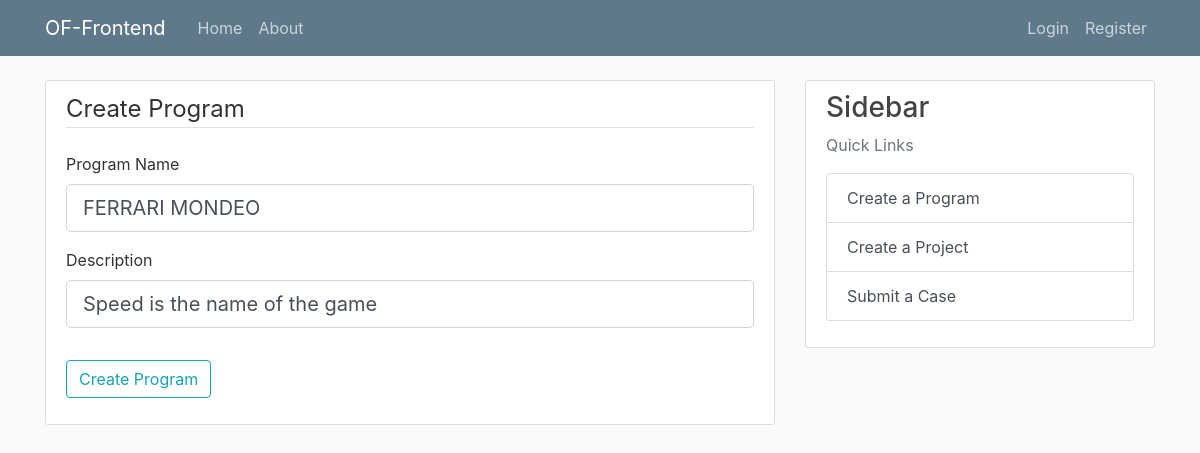
/program/3/update/, run on an earlier commit of the app's database.
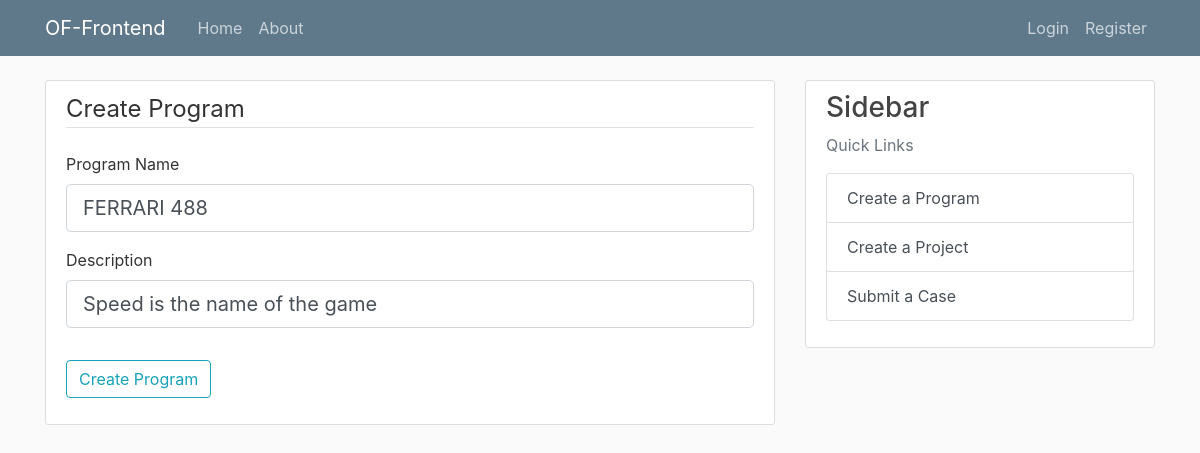
And on a later commit of the database.
### flask_website/models.py (models this page shows, shortened)
class Program(db.Model):
    __tablename__ = "program"
    id = db.Column(db.Integer, primary_key=True)
    name = db.Column(db.String(20), unique=True, nullable=False)
    description = db.Column(db.Text, unique=False, nullable=False)
    created_date = db.Column(db.DateTime, nullable=False, default=datetime.utcnow)
    created_by = db.Column(db.Integer, db.ForeignKey("user.id"), nullable=False)
    project = db.relationship("Project", back_populates="program")  # forward

### flask_website/routes.py (the view)
@login_required
@app.route("/program/<int:program_id>/update/", methods=["GET", "POST"])
def update_program(program_id):
    program = Program.query.get_or_404(program_id)
    form = CreateProgramForm()
    if form.validate_on_submit():
        program.name = form.name.data
        program.description = form.description.data
        db.session.commit()
        flash("Your Program has been updated")
        return redirect(url_for("program", program_id=program_id))
    elif request.method == "GET":
        form.name.data = program.name
        form.description.data = program.description
        return render_template(
            "create_program.html",
            title="Edit a Program",
            form=form,
            legend="Update Program",
        )

### flask_website/forms.py (shortened to what this page needs)
class CreateProgramForm(FlaskForm):
    name = StringField(
        "Program Name", validators=[DataRequired(), Length(min=2, max=20)]
    )
    description = StringField("Description", validators=[DataRequired()])
    submit = SubmitField("Create Program")

### flask_website/templates/create_program.html (shortened to what this page needs)
{% extends "layout.html" %}
{% block content %}
    <div class="content-section">
        <form method="POST" action="">
            <fieldset class="form-group">
                <legend class="border-bottom mb-4">Create Program</legend>
                <div class="form-group">
                    {{ form.name.label(class="form-control-label") }}
                    {% if form.name.errors %}
                        {{ form.name(class="form-control form-control-lg is-invalid") }}
                        <div class="invalid-feedback">
                            {% for error in form.name.errors %}
                                <span>{{ error }}</span>
                            {% endfor %}
                        </div>
                    {% else %}
                        {{ form.name(class="form-control form-control-lg") }}
                    {% endif %}
                </div>
                <div class="form-group">
                    {{ form.description.label(class="form-control-label") }}
                    {% if form.description.errors %}
                        {{ form.description(class="form-control form-control-lg is-invalid") }}
                        <div class="invalid-feedback">
                            {% for error in form.description.errors %}
                                <span>{{ error }}</span>
                            {% endfor %}
                        </div>
                    {% else %}
                        {{ form.description(class="form-control form-control-lg") }}
                    {% endif %}
                </div>
            </fieldset>
            <div class="form-group">
                {{ form.submit(class="btn btn-outline-info") }}
            </div>
        </form>
    </div>
{% endblock content %}

What changed in the data, as far as the page shows it:
changed Program "Speed is the name of the game": name "FERRARI MONDEO" → "FERRARI 488"
